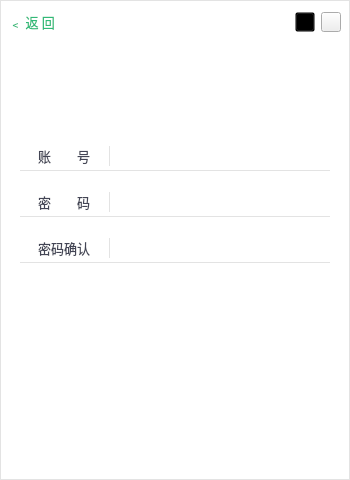
<?xml version="1.0" encoding="UTF-8"?>
<ui version="4.0">
 <class>STRegistClass</class>
 <widget class="QWidget" name="STRegistClass">
  <property name="geometry">
   <rect>
    <x>0</x>
    <y>0</y>
    <width>350</width>
    <height>480</height>
   </rect>
  </property>
  <property name="minimumSize">
   <size>
    <width>350</width>
    <height>480</height>
   </size>
  </property>
  <property name="maximumSize">
   <size>
    <width>350</width>
    <height>480</height>
   </size>
  </property>
  <property name="windowTitle">
   <string>STRegist</string>
  </property>
  <property name="styleSheet">
   <string notr="true"/>
  </property>
  <layout class="QVBoxLayout" name="verticalLayout">
   <property name="spacing">
    <number>0</number>
   </property>
   <property name="leftMargin">
    <number>0</number>
   </property>
   <property name="topMargin">
    <number>0</number>
   </property>
   <property name="rightMargin">
    <number>0</number>
   </property>
   <property name="bottomMargin">
    <number>0</number>
   </property>
   <item>
    <widget class="QWidget" name="widTop" native="true">
     <property name="minimumSize">
      <size>
       <width>0</width>
       <height>45</height>
      </size>
     </property>
     <property name="maximumSize">
      <size>
       <width>16777215</width>
       <height>45</height>
      </size>
     </property>
     <property name="styleSheet">
      <string notr="true">
QWidget#widTop {background-color: #ffffff;border-top: 1px solid #e3e3e3;
border-left: 1px solid #e3e3e3;
border-right: 1px solid #e3e3e3;}</string>
     </property>
     <layout class="QHBoxLayout" name="horizontalLayout_10">
      <property name="spacing">
       <number>0</number>
      </property>
      <property name="leftMargin">
       <number>9</number>
      </property>
      <property name="topMargin">
       <number>0</number>
      </property>
      <property name="rightMargin">
       <number>0</number>
      </property>
      <property name="bottomMargin">
       <number>0</number>
      </property>
      <item>
       <widget class="QPushButton" name="pb2Login">
        <property name="font">
         <font>
          <family>微软雅黑</family>
          <pointsize>10</pointsize>
          <weight>50</weight>
          <italic>false</italic>
          <bold>false</bold>
         </font>
        </property>
        <property name="styleSheet">
         <string notr="true">

QPushButton {
	color: #30ba78;
	font:10pt &quot;微软雅黑&quot;;
    background-repeat:no-repeat;
    border:none;
}
QPushButton:hover:!pressed {
	color: #6dcea0;
}</string>
        </property>
        <property name="text">
         <string>﹤ 返 回</string>
        </property>
        <property name="flat">
         <bool>true</bool>
        </property>
       </widget>
      </item>
      <item>
       <spacer name="horizontalSpacer_5">
        <property name="orientation">
         <enum>Qt::Horizontal</enum>
        </property>
        <property name="sizeHint" stdset="0">
         <size>
          <width>448</width>
          <height>20</height>
         </size>
        </property>
       </spacer>
      </item>
      <item>
       <widget class="QWidget" name="widget_17" native="true">
        <layout class="QHBoxLayout" name="horizontalLayout_9">
         <property name="topMargin">
          <number>0</number>
         </property>
         <property name="bottomMargin">
          <number>0</number>
         </property>
         <item>
          <widget class="QPushButton" name="pbMinimum">
           <property name="minimumSize">
            <size>
             <width>20</width>
             <height>20</height>
            </size>
           </property>
           <property name="maximumSize">
            <size>
             <width>20</width>
             <height>20</height>
            </size>
           </property>
           <property name="styleSheet">
            <string notr="true">QPushButton{
	background: transparent;
	border-image: url(:/STSample/Resources/images/minimum.png);}

QPushButton:hover:!pressed {
	background-color: rgb(218, 218, 218);
}</string>
           </property>
           <property name="text">
            <string/>
           </property>
          </widget>
         </item>
         <item>
          <widget class="QPushButton" name="pbClose">
           <property name="minimumSize">
            <size>
             <width>20</width>
             <height>20</height>
            </size>
           </property>
           <property name="maximumSize">
            <size>
             <width>20</width>
             <height>20</height>
            </size>
           </property>
           <property name="styleSheet">
            <string notr="true">
QPushButton{border-image: url(:/STSample/Resources/images/close.png);}

QPushButton:hover:!pressed {
	
	background-color: #ff6741;
}</string>
           </property>
           <property name="text">
            <string/>
           </property>
          </widget>
         </item>
        </layout>
       </widget>
      </item>
     </layout>
    </widget>
   </item>
   <item>
    <widget class="QWidget" name="widBottom" native="true">
     <property name="styleSheet">
      <string notr="true">QWidget#widBottom {background-color: #ffffff;border-bottom: 1px solid #e3e3e3;
border-left: 1px solid #e3e3e3;
border-right: 1px solid #e3e3e3;}</string>
     </property>
     <layout class="QVBoxLayout" name="verticalLayout_2">
      <property name="leftMargin">
       <number>0</number>
      </property>
      <property name="topMargin">
       <number>0</number>
      </property>
      <property name="rightMargin">
       <number>0</number>
      </property>
      <property name="bottomMargin">
       <number>0</number>
      </property>
      <item>
       <spacer name="verticalSpacer">
        <property name="orientation">
         <enum>Qt::Vertical</enum>
        </property>
        <property name="sizeHint" stdset="0">
         <size>
          <width>20</width>
          <height>40</height>
         </size>
        </property>
       </spacer>
      </item>
      <item>
       <widget class="QWidget" name="widget" native="true">
        <layout class="QHBoxLayout" name="horizontalLayout">
         <property name="spacing">
          <number>0</number>
         </property>
         <property name="leftMargin">
          <number>20</number>
         </property>
         <property name="topMargin">
          <number>10</number>
         </property>
         <property name="rightMargin">
          <number>20</number>
         </property>
         <property name="bottomMargin">
          <number>5</number>
         </property>
         <item>
          <widget class="QWidget" name="widget_8" native="true">
           <property name="minimumSize">
            <size>
             <width>0</width>
             <height>30</height>
            </size>
           </property>
           <property name="maximumSize">
            <size>
             <width>16777215</width>
             <height>30</height>
            </size>
           </property>
           <property name="styleSheet">
            <string notr="true">QWidget#widget_8{border: 0px;border-bottom: 1px solid #e3e3e3;}
</string>
           </property>
           <layout class="QHBoxLayout" name="horizontalLayout_7">
            <property name="leftMargin">
             <number>5</number>
            </property>
            <property name="topMargin">
             <number>5</number>
            </property>
            <property name="rightMargin">
             <number>5</number>
            </property>
            <property name="bottomMargin">
             <number>5</number>
            </property>
            <item>
             <widget class="QLabel" name="label">
              <property name="font">
               <font>
                <family>微软雅黑</family>
                <pointsize>10</pointsize>
               </font>
              </property>
              <property name="styleSheet">
               <string notr="true">color: rgb(67, 69, 85);</string>
              </property>
              <property name="text">
               <string>　账　　号　</string>
              </property>
             </widget>
            </item>
            <item>
             <widget class="QWidget" name="widget_9" native="true">
              <property name="minimumSize">
               <size>
                <width>10</width>
                <height>0</height>
               </size>
              </property>
              <property name="maximumSize">
               <size>
                <width>10</width>
                <height>16777215</height>
               </size>
              </property>
              <property name="font">
               <font>
                <family>Adobe Arabic</family>
               </font>
              </property>
              <property name="styleSheet">
               <string notr="true">border: 0px;border-left: 1px solid #e3e3e3;
</string>
              </property>
             </widget>
            </item>
           </layout>
          </widget>
         </item>
         <item>
          <widget class="QLineEdit" name="leUserName">
           <property name="minimumSize">
            <size>
             <width>0</width>
             <height>30</height>
            </size>
           </property>
           <property name="maximumSize">
            <size>
             <width>16777215</width>
             <height>30</height>
            </size>
           </property>
           <property name="font">
            <font>
             <family>微软雅黑</family>
             <pointsize>11</pointsize>
            </font>
           </property>
           <property name="styleSheet">
            <string notr="true">border: 0px;border-bottom: 1px solid #e3e3e3;
</string>
           </property>
           <property name="maxLength">
            <number>20</number>
           </property>
          </widget>
         </item>
        </layout>
       </widget>
      </item>
      <item>
       <widget class="QWidget" name="widget_3" native="true">
        <layout class="QHBoxLayout" name="horizontalLayout_2">
         <property name="spacing">
          <number>0</number>
         </property>
         <property name="leftMargin">
          <number>20</number>
         </property>
         <property name="topMargin">
          <number>5</number>
         </property>
         <property name="rightMargin">
          <number>20</number>
         </property>
         <property name="bottomMargin">
          <number>5</number>
         </property>
         <item>
          <widget class="QWidget" name="widget_10" native="true">
           <property name="minimumSize">
            <size>
             <width>0</width>
             <height>30</height>
            </size>
           </property>
           <property name="maximumSize">
            <size>
             <width>16777215</width>
             <height>30</height>
            </size>
           </property>
           <property name="styleSheet">
            <string notr="true">QWidget#widget_10{border: 0px;border-bottom: 1px solid #e3e3e3;}
</string>
           </property>
           <layout class="QHBoxLayout" name="horizontalLayout_8">
            <property name="leftMargin">
             <number>5</number>
            </property>
            <property name="topMargin">
             <number>5</number>
            </property>
            <property name="rightMargin">
             <number>5</number>
            </property>
            <property name="bottomMargin">
             <number>5</number>
            </property>
            <item>
             <widget class="QLabel" name="label_2">
              <property name="font">
               <font>
                <family>微软雅黑</family>
                <pointsize>10</pointsize>
               </font>
              </property>
              <property name="styleSheet">
               <string notr="true">color: rgb(67, 69, 85);</string>
              </property>
              <property name="text">
               <string>　密　　码　</string>
              </property>
             </widget>
            </item>
            <item>
             <widget class="QWidget" name="widget_11" native="true">
              <property name="minimumSize">
               <size>
                <width>10</width>
                <height>0</height>
               </size>
              </property>
              <property name="maximumSize">
               <size>
                <width>10</width>
                <height>16777215</height>
               </size>
              </property>
              <property name="styleSheet">
               <string notr="true">border: 0px;border-left: 1px solid #e3e3e3;
</string>
              </property>
             </widget>
            </item>
           </layout>
          </widget>
         </item>
         <item>
          <widget class="QLineEdit" name="lePasswd">
           <property name="minimumSize">
            <size>
             <width>0</width>
             <height>30</height>
            </size>
           </property>
           <property name="maximumSize">
            <size>
             <width>16777215</width>
             <height>30</height>
            </size>
           </property>
           <property name="font">
            <font>
             <family>微软雅黑</family>
             <pointsize>11</pointsize>
            </font>
           </property>
           <property name="styleSheet">
            <string notr="true">border: 0px;border-bottom: 1px solid #e3e3e3;
</string>
           </property>
           <property name="maxLength">
            <number>20</number>
           </property>
           <property name="echoMode">
            <enum>QLineEdit::Password</enum>
           </property>
          </widget>
         </item>
        </layout>
       </widget>
      </item>
      <item>
       <widget class="QWidget" name="widget_4" native="true">
        <layout class="QHBoxLayout" name="horizontalLayout_3">
         <property name="spacing">
          <number>0</number>
         </property>
         <property name="leftMargin">
          <number>20</number>
         </property>
         <property name="topMargin">
          <number>5</number>
         </property>
         <property name="rightMargin">
          <number>20</number>
         </property>
         <property name="bottomMargin">
          <number>5</number>
         </property>
         <item>
          <widget class="QWidget" name="widget_12" native="true">
           <property name="minimumSize">
            <size>
             <width>0</width>
             <height>30</height>
            </size>
           </property>
           <property name="maximumSize">
            <size>
             <width>16777215</width>
             <height>30</height>
            </size>
           </property>
           <property name="styleSheet">
            <string notr="true">QWidget#widget_12{border: 0px;border-bottom: 1px solid #e3e3e3;}
</string>
           </property>
           <layout class="QHBoxLayout" name="horizontalLayout_11">
            <property name="leftMargin">
             <number>5</number>
            </property>
            <property name="topMargin">
             <number>5</number>
            </property>
            <property name="rightMargin">
             <number>5</number>
            </property>
            <property name="bottomMargin">
             <number>5</number>
            </property>
            <item>
             <widget class="QLabel" name="label_4">
              <property name="font">
               <font>
                <family>微软雅黑</family>
                <pointsize>10</pointsize>
               </font>
              </property>
              <property name="styleSheet">
               <string notr="true">color: rgb(67, 69, 85);</string>
              </property>
              <property name="text">
               <string>　密码确认　</string>
              </property>
             </widget>
            </item>
            <item>
             <widget class="QWidget" name="widget_13" native="true">
              <property name="minimumSize">
               <size>
                <width>10</width>
                <height>0</height>
               </size>
              </property>
              <property name="maximumSize">
               <size>
                <width>10</width>
                <height>16777215</height>
               </size>
              </property>
              <property name="styleSheet">
               <string notr="true">border: 0px;border-left: 1px solid #e3e3e3;
</string>
              </property>
             </widget>
            </item>
           </layout>
          </widget>
         </item>
         <item>
          <widget class="QLineEdit" name="lePasswdVerify">
           <property name="minimumSize">
            <size>
             <width>0</width>
             <height>30</height>
            </size>
           </property>
           <property name="maximumSize">
            <size>
             <width>16777215</width>
             <height>30</height>
            </size>
           </property>
           <property name="font">
            <font>
             <family>微软雅黑</family>
             <pointsize>11</pointsize>
            </font>
           </property>
           <property name="styleSheet">
            <string notr="true">border: 0px;border-bottom: 1px solid #e3e3e3;
</string>
           </property>
           <property name="maxLength">
            <number>20</number>
           </property>
           <property name="echoMode">
            <enum>QLineEdit::Password</enum>
           </property>
          </widget>
         </item>
        </layout>
       </widget>
      </item>
      <item>
       <spacer name="verticalSpacer_2">
        <property name="orientation">
         <enum>Qt::Vertical</enum>
        </property>
        <property name="sizeHint" stdset="0">
         <size>
          <width>20</width>
          <height>40</height>
         </size>
        </property>
       </spacer>
      </item>
      <item>
       <widget class="QWidget" name="widget_5" native="true">
        <layout class="QHBoxLayout" name="horizontalLayout_4">
         <property name="spacing">
          <number>0</number>
         </property>
         <property name="leftMargin">
          <number>20</number>
         </property>
         <property name="topMargin">
          <number>0</number>
         </property>
         <property name="rightMargin">
          <number>20</number>
         </property>
         <property name="bottomMargin">
          <number>0</number>
         </property>
         <item>
          <widget class="QPushButton" name="pbRegist">
           <property name="minimumSize">
            <size>
             <width>0</width>
             <height>35</height>
            </size>
           </property>
           <property name="maximumSize">
            <size>
             <width>16777215</width>
             <height>35</height>
            </size>
           </property>
           <property name="styleSheet">
            <string notr="true">

QPushButton {
	border-radius: 3px;
	color: rgb(255, 255, 255);
	font:11pt &quot;微软雅黑&quot;;
	border-image: url(:/STSample/Resources/images/green.png);
}
QPushButton:hover:!pressed {
	border-image: url(:/STSample/Resources/images/green_focus.png);
}</string>
           </property>
           <property name="text">
            <string>注　册</string>
           </property>
          </widget>
         </item>
        </layout>
       </widget>
      </item>
      <item>
       <spacer name="verticalSpacer_3">
        <property name="orientation">
         <enum>Qt::Vertical</enum>
        </property>
        <property name="sizeHint" stdset="0">
         <size>
          <width>20</width>
          <height>40</height>
         </size>
        </property>
       </spacer>
      </item>
     </layout>
    </widget>
   </item>
  </layout>
 </widget>
 <tabstops>
  <tabstop>leUserName</tabstop>
  <tabstop>lePasswd</tabstop>
  <tabstop>lePasswdVerify</tabstop>
  <tabstop>pbRegist</tabstop>
  <tabstop>pb2Login</tabstop>
  <tabstop>pbMinimum</tabstop>
  <tabstop>pbClose</tabstop>
 </tabstops>
 <resources>
  <include location="stsample.qrc"/>
 </resources>
 <connections/>
</ui>
